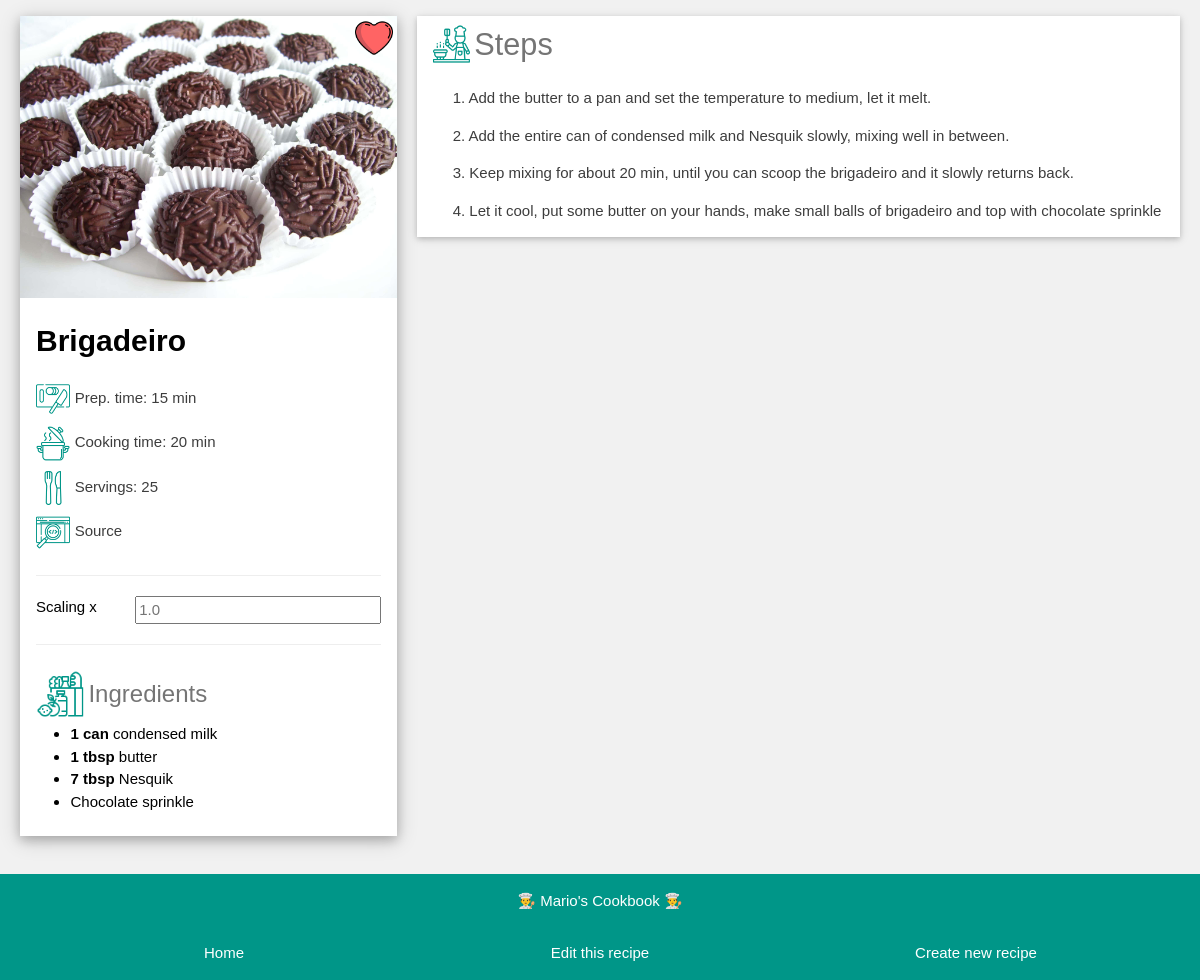
Page /recipe/Brigadeiro&scaling=1 on the committed database.
### app_config.py (models this page shows, shortened)
class Recipe(db.Model):
    name = db.Column(db.String, nullable=False, unique=True, primary_key=True)
    prepTime = db.Column(db.String, nullable=False)
    cookingTime = db.Column(db.String, nullable=False)
    servings = db.Column(db.Integer, nullable=False)
    videoURL = db.Column(db.String, nullable=False)
    sourceURL = db.Column(db.String, nullable=False)
    steps = db.Column(db.Text, nullable=False)
    photo = db.Column(db.String, nullable=False)
    favorite = db.Column(db.Boolean, default=False)
    category = db.Column(db.String, nullable=False)
    tags = db.Column(db.String, nullable=False)
    ingredients = db.relationship('Ingredient', backref='recipe', lazy=True)

class Ingredient(db.Model):
    id = db.Column(db.Integer, primary_key=True)
    name = db.Column(db.String, nullable=False)
    amount = db.Column(db.Float, default=0)
    unit = db.Column(db.String, default='')
    recipe_name = db.Column(db.String, db.ForeignKey('recipe.name'), nullable=False)

### app_recipe.py (the view)
@app.route('/recipe/<name>', methods=['POST', 'GET'])
@app.route('/recipe/<name>&scaling=<scaling>', methods=['POST', 'GET'])
def recipe(name, scaling=1):
    if request.method == 'POST':
        scaling = request.form['scaling']
        print('####', scaling)
    recipe = Recipe.query.get(name)
    try:
        servings = recipe.servings * float(scaling)
        if servings == int(servings):
            servings = int(servings)
    except:
        servings = ''
    amounts = []
    for ingredient in recipe.ingredients:
        amount = ingredient.amount * float(scaling)
        if amount == int(amount):
            amount = int(amount)
        amounts.append(amount)
    n_amounts = range(len(amounts))
    steps = recipe.steps.split('\n')
    return render_template('recipe.html', recipe=recipe, servings=servings, amounts=amounts,
                           n_amounts=n_amounts, steps=steps, scaling=float(scaling), name=name)

### templates/recipe.html (shortened to what this page needs)
<!DOCTYPE html>
<html>
<head>
<link rel="stylesheet" href="../static/css/recipe.css">
<link rel='stylesheet' href='../static/css/fonts.css'>
</head>
<body class="background-color">
<div class="page-container">
  <div class="grid">
    <div class="left-column">
      <div class="left-container">
        <div class="photo-container">
          <img src="../{{ recipe.photo }}" class="img-picture" alt="Photo">
          {% if recipe.favorite %}
          <img src="../static/img/favorite.png" class="img-favorite" alt="Favorite">
          {% endif %}
        </div>
        <div class="details-container">
          <h2 class="name-text">{{ recipe.name }}</h2>
          <div class="image-text">
            <img src="../static/img/prepTime.png" class="img-details">
            <span>Prep. time: {{ recipe.prepTime }}</span>
          </div>
          <div class="image-text">
            <img src="../static/img/cookingTime.png" class="img-details">
            <span>Cooking time: {{ recipe.cookingTime }}</span>
          </div>
          <div class="image-text">
            <img src="../static/img/servings.png" class="img-details">
            <span>Servings: {{ servings }}</span>
          </div>
          {% if recipe.sourceURL != '' %}
          <div class="image-text">
            <a href={{ recipe.sourceURL }} target="_blank"><img src="../static/img/sourceURL.png" class="img-details"> Source</a>
          </div>
          {% endif %}
          <hr>
          <div class="form">
            <form action="/recipe/{{recipe.name}}&scaling={{scaling}}" method="POST">
              <label for="fname">Scaling x</label>
              <input type="number" step="0.001" id="scaling" name="scaling" placeholder="{{ scaling }}" style="width: 100%;">
            </form>
          </div>
          <hr>
          <div class="image-text">
            <img src="../static/img/ingredients.png" class="img-ingredients">
            <span class="ingredients-text">Ingredients</span>
          </div>
          <ul>
            {% for i in n_amounts %}
              {% if amounts[i] != 0 and recipe.ingredients[i].unit != ''%}
                <li><strong>{{ amounts[i] }} {{ recipe.ingredients[i].unit }} </strong> {{ recipe.ingredients[i].name }}</li>
              {% elif amounts[i] != 0 and recipe.ingredients[i].unit == ''%}
                <li><strong>{{ amounts[i] }} </strong> {{ recipe.ingredients[i].name }}</li>
              {% else %}
              <li>{{ recipe.ingredients[i].name }}</li>
              {% endif %}
            {% endfor %}
          </ul>
          <br>
        </div>
      </div><br>
    </div>
    <div class="right-column">
      <div class="steps-container">
        <div class="image-text">
          <img src="../static/img/steps.png" class="img-steps">
          <span class="steps-title">Steps</span>
        </div>
        <div class="inside-container">
          {% for step in steps %}
            <p>{{ step }}</p>
          {% endfor %}
        </div>
      </div>
    </div>
  </div>
</div>
<footer class="footer">
  <p class='footer-item'>👨‍🍳 Mario's Cookbook 👨‍🍳</p>
  <div class='footer-grid'>
    <div class='footer-item'><a href= "/"> Home</a></div>
    <div class='footer-item'><a href= '/edit/{{recipe.name}}'> Edit this recipe</a></div>
    <div class='footer-item'><a href= "/new/"> Create new recipe</a></div>
  </div>
</footer>
</body>
</html>

### static/css/recipe.css (style rules this page uses)
body { --themeColor: #009688; --grey:#757575; }
.background-color { color:#000!important;background-color:#f1f1f1!important }
.page-container { margin-left:auto;margin-right:auto;margin-top:16px!important;max-width:1400px; }
.grid { display: grid; grid-template-columns: 33.333% 66.666%; padding-left:20px; padding-right:20px; }
.left-column { width:100%;padding-right:10px; }
.right-column { width:100%;padding-left:10px; }
.left-container { background-color:#fff!important; box-shadow:0 4px 10px 0 rgba(0,0,0,0.2),0 4px 20px 0 rgba(0,0,0,0.19); }
.photo-container { position:relative; }
.name-text { color:black; font-weight: bold; }
.ingredients-text { color:var(--grey); font-size: 18pt; vertical-align: middle }
.details-container { padding:0.01em 16px; }
.image-text { color:#3d3d3d; padding: 5px 0px; }
.steps-container { position: sticky; top: 16px; padding:0.01em 16px; box-shadow:0 2px 5px 0 rgba(0,0,0,0.16),0 2px 10px 0 rgba(0,0,0,0.12); color:#000!important;background-color:#fff!important; margin-bottom:16px!important }
.steps-title { color:var(--grey)!important; font-size: 23pt; vertical-align: middle; }
.inside-container { padding-left: 20px }
.footer { padding:0.01em 16px; color:#fff!important;background-color:var(--themeColor)!important; text-align:center; display:inline-block;width:100%; margin-top:16px!important }
.footer-grid { display: grid; grid-template-columns: 33.333% 33.333% 33.333%; padding:1em 20px; }
.footer-item { color:#fff }
.img-picture { width:100% }
.img-details { width:10%; vertical-align: middle; }
.img-ingredients { width:14%; vertical-align: middle; }
.img-steps { width:2.5em; vertical-align: middle; }
.img-favorite { position:absolute; top: 1%; right: 1%; width:10% }
p { color:#3d3d3d; }
html,body,h1,h2,h3,h4,h5,h6 { font-family: "Roboto", sans-serif }
h2 { font-size:30px; margin: 10pt 0pt; }
a { color: inherit; background-color:transparent; text-decoration: none; }
strong { color:black }
ul { padding-left: 10%; margin: 0px 0px; }
hr { border:0;border-top:1px solid #eee;margin:20px 0 }
hr { box-sizing:content-box;height:0;overflow:visible }
form { display: grid; grid-template-columns: auto auto; }
input { font:inherit;margin:0 }
html { box-sizing:border-box }
*,*:before,*:after { box-sizing:inherit }
html { -ms-text-size-adjust:100%;-webkit-text-size-adjust:100% }
body { margin:0 }
html,body { font-family:Verdana,sans-serif;font-size:15px;line-height:1.5 }
html { overflow-x:hidden }

### rows in the picture
Recipe: photo (picture), name "Brigadeiro", prepTime "15 min", cookingTime "20 min"
Ingredient: unit "can", name "condensed milk"
Ingredient: unit "tbsp", name "butter"
Ingredient: unit "tbsp", name "Nesquik"
Ingredient: name "Chocolate sprinkle"

### other values in the picture
{{ servings }} "25"
{{ amounts[i] }} "1" "1" "7"
{{ step }} "1. Add the butter to a pan and set the temperature to medium, let it melt." "2. Add the entire can of condensed milk and Nesquik slowly, mixing well in between." "3. Keep mixing for about 20 min, until you can scoop the brigadeiro and it slowly returns back." "4. Let it cool, put some butter on your hands, make small balls of brigadeiro and top with chocolate sprinkle"
